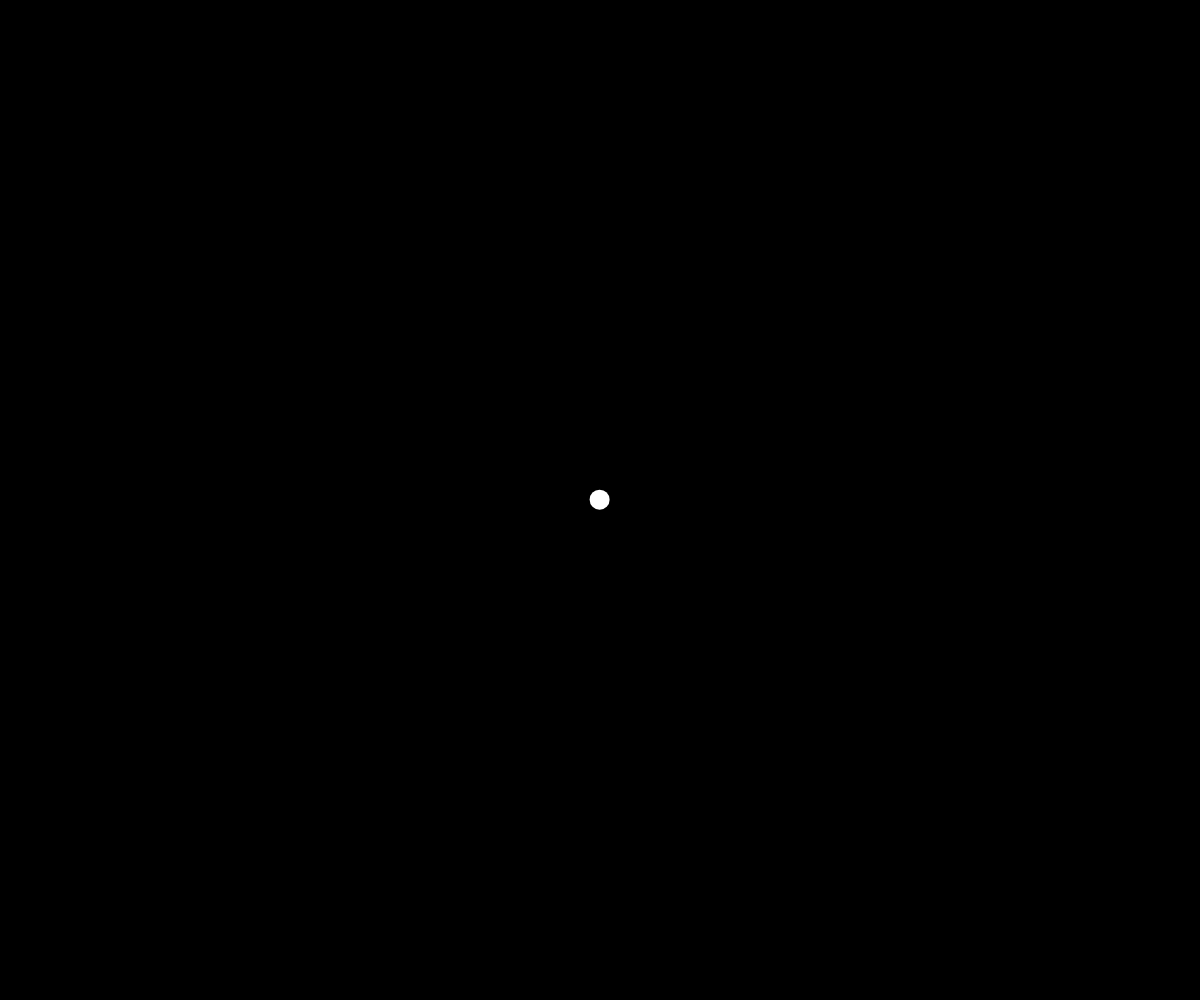
Frame 1 (no input)
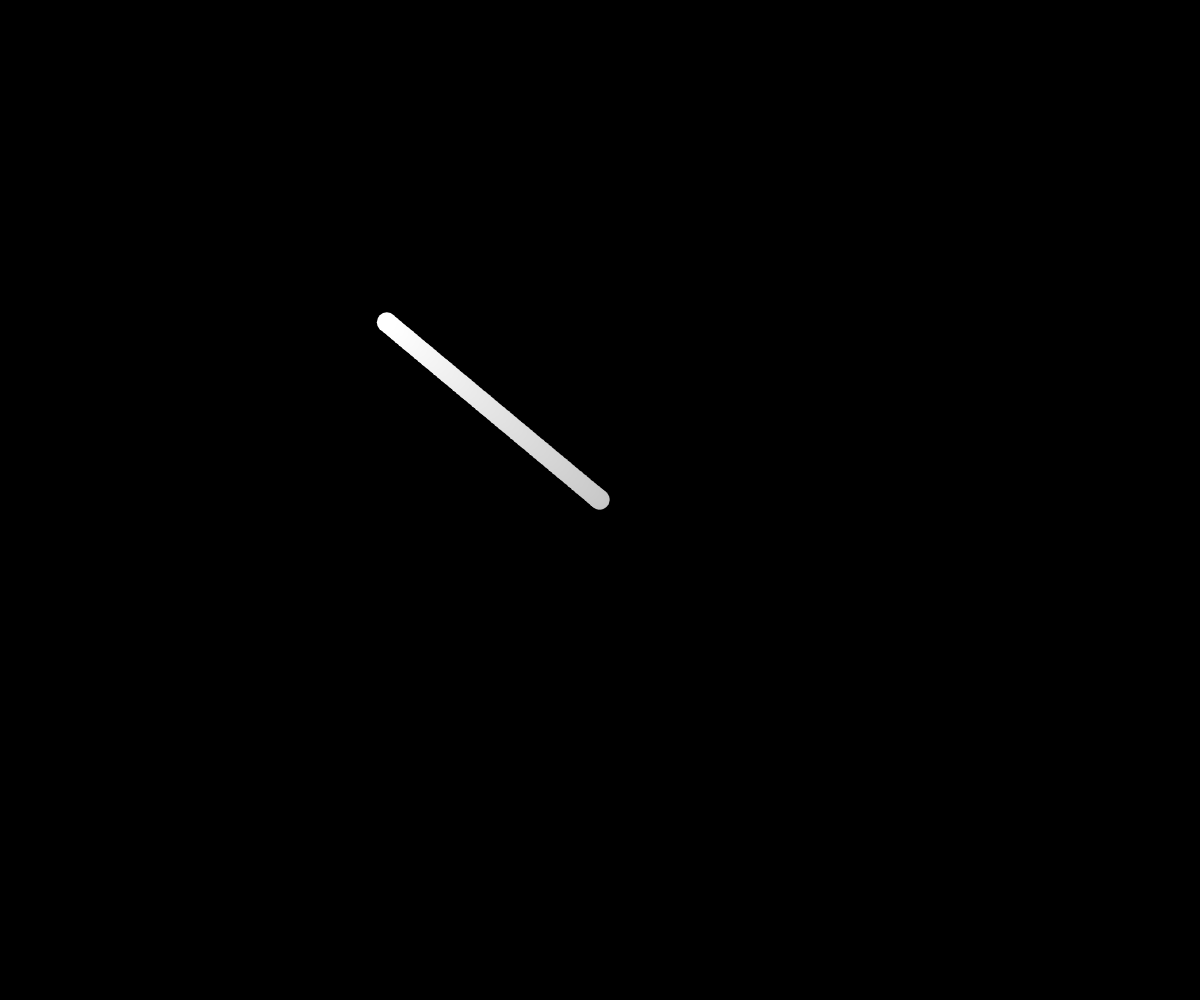
Frame 60 (no input)
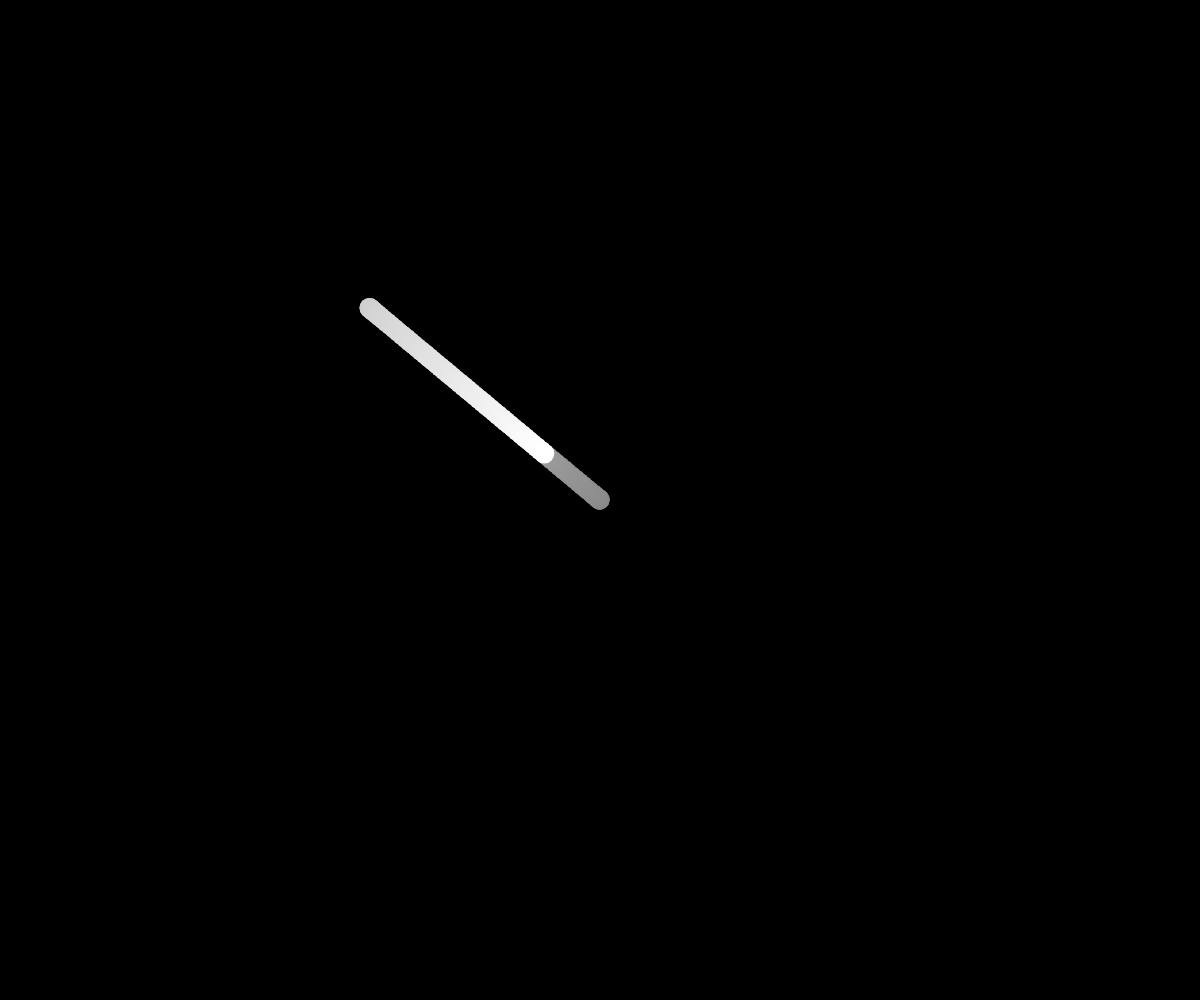
Frame 120 (the mouse pressed at the canvas centre since frame 60)

The p5.js sketch that drew these frames (run headless with seeded random() and noise() and a simulated clock; from frame 60 on, the mouse is pressed at the canvas centre):

// p5.js sketch
// ── sketch.js
let pos;
let accel;
let vel;
let mouse;
let dir;

function setup() {
  createCanvas(windowWidth, windowHeight);
  pos = createVector(width / 2, height / 2);
  accel = createVector(0, 0);
  vel = createVector(0, 0);
  background(0);
}

function draw() {
  noStroke();
  background(0, 1);
  mouse = createVector(mouseX, mouseY);
  dir = mouse.sub(pos); // get direction
  dir.normalize(); // normalize direction
  dir.mult(.5); // scale
  accel = dir; // set acceleration

  vel.add(accel); //velocity is changed by accel
  vel.limit(5); // cap the motion
  pos.add(vel); // position is changed by vel

  ellipse(pos.x, pos.y, 20);
}
